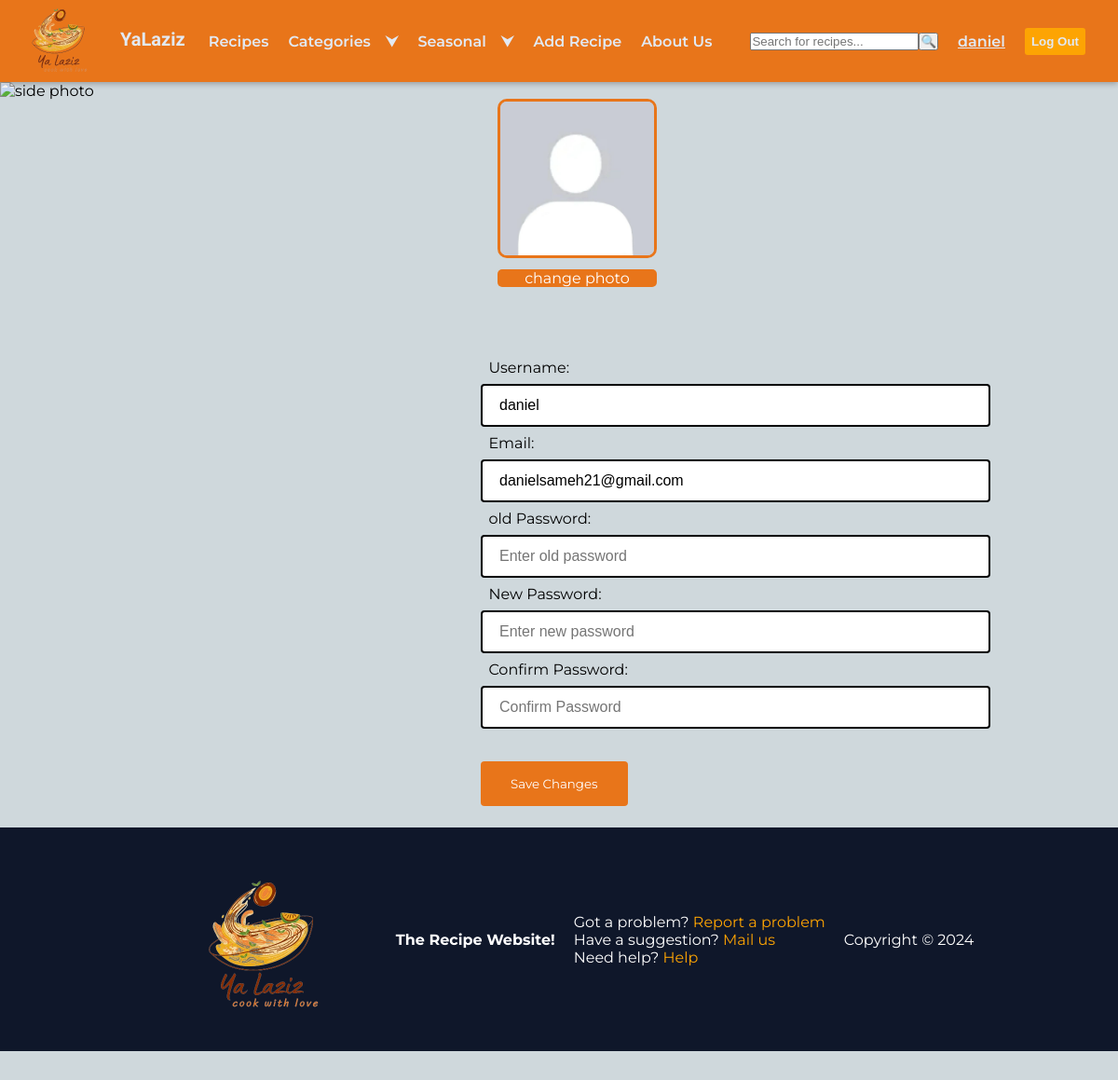
/edit_account/ (signed in), run on the app's committed database.
### yaLazizApp/models.py (models this page shows)
class User(AbstractUser):
    isAdmin = models.BooleanField(default=False)
    userphoto=models.ImageField(upload_to='Photos/', default='Photos/acc pic.png')
    last_login = models.DateTimeField(null=True, blank=True)

### yaLazizApp/views.py (the view, shortened to what this page needs)
# urls.py: path('edit_account/',views.editedAcc,name="editAcc"),
@login_required
@csrf_exempt  # Use this only if you have a specific reason to disable CSRF protection
def editedAcc(request):
    template = loader.get_template('edit acc.html')
    context = {
        'isAdmin': request.user.is_authenticated and request.user.isAdmin,
        'isSigned': request.user.is_authenticated,
        'user' : request.user
    }
    return HttpResponse(template.render(context, request))

### yaLazizApp/templates/edit acc.html (shortened to what this page needs)
<!DOCTYPE html>
{% extends "index.html"%}
{% load static%}
{%block additionalLinks%}
    <link rel="stylesheet" href="{%static 'css/edit acc.css'%}">
{%endblock%}
{%block main%}
    <div class="page editAccPage">
        <main>
            <div class="photo">
            </div>
            <div class="form">
                <form  method="post" id="editAcc" enctype="multipart/form-data">
                    <div class="editPhoto ">
                        <div class="photo1">
                            <img class="ph1" src="{{user.userphoto.url}}" alt="Account Photo" id="ph1"></image>
                        </div>
                        <div class="choosephoto">
                            <label id="lab" for="myfile">change photo</label>
                        </div>
                    </div>
                    <label for="name">Username:</label>
                    <div id="name" class="editName">
                        <input id="inName" type="text"  name="Name" placeholder="Enter full name" value={{user.username}} required>
                    </div>
                    <label for="mail">Email:</label>
                    <div id="emil" class="editMail">
                        <input id="inEmil" type="Email" name="Email" value={{user.email}} required placeholder="Enter email">
                    </div>
                    <label for="oldPass">old Password:</label>
                    <div id="oldPass" class="oldPass">
                        <input id="inOldPass" type="password"  name="old_pass" placeholder="Enter old password" required>
                    </div>
                    <label for="edpass">New Password:</label>
                    <div id="edpass" class="editPass">
                        <input id="inEdPass" type="password" name="edited_pass" placeholder="Enter new password" >
                    </div>
                    <label for="conFpass">Confirm Password:</label>
                    <div id="confPass" class="confirmEditedPass">
                        <input id="inConfPass" type="password"  name="confirm_pass" placeholder="Confirm Password" >
                    </div>
                    <div id="sub" class="submitChanges">
                        <input class="save" id="save" type="submit" value="Save Changes">
                    </div>
                </form>
            </div>
        </main>
    </div>
{%endblock main%}

### yaLazizApp/templates/index.html (shortened to what this page needs)
{% load static %}
<!DOCTYPE html>
<html lang="en">
<head>
    <link rel="stylesheet" href="{%static 'css/index.css'%}">
    <link rel="stylesheet" href="{% static 'css/main.css' %}">
    {% block additionalLinks%}{%endblock%}
</head>
<body>
    <div class="page mainPage">
        <nav>
            <div class="nav container">
                <div class="navBegin">
                    <div class="icon"><a href="/" id="indexHref"><img src="{% static 'Photos/yaLaziz.png' %}"
                                alt="Recipe" height="150px" title="Recipe" class="logo">YaLaziz</a></div>
                </div>
                <div class="links" id="links">
                    <ul class="mainNav">
                        <li class="recipes">
                            <a href="/recipes" class="navLink">Recipes</a>
                        </li>
                        <li class="categories">
                            <div class="navLink">Categories <div class="arrow">&#11167;</div>
                            </div>
                        </li>
                        <li class="seasonal">
                            <div class="navLink">Seasonal <div class="arrow">&#11167;</div>
                            </div>
                        </li>
                        <li class="addRecipe"><a href="/add_recipe" class="navLink" id="addRecipeHref">Add Recipe</a>
                        </li>
                        <li class="about"><a href="/about" class="navLink">About Us</a></li>
                        <li id="searchItem">
                            <form method="get" action="{% url 'search' %}" id="searchForm">
                                <input type="text" name="q" placeholder="Search for recipes..." value="{{ request.GET.q|default:'' }}">
                                <button type="submit">&#128269;</button>
                            </form>
                        </li>
                        {% if user.is_authenticated %}
                        <li class="account"><a href="/myaccount" class="navLink">{{user.username}}</a></li>
                        {% else %}
                        <li class="account"><a class="navLink">Account</a></li>
                        {% endif %}
                        <li class="logout"><button><a  class="navLink">Log Out</a></button></li>
                    </ul>
                </div>
            </div>
        </nav>
        <main>
            {% block main %}{% endblock %}
        </main>
        <footer>
            <a href="/"><img src="{% static 'Photos/yaLaziz.png' %}" alt="Recipe" height="250px" title="Recipe"
                    class="logo"></a>
            <h4>The Recipe Website!</h4>
            <div>
                <div>
                    <label for="prob"> Got a problem?</label>
                    <a id="prob" href="/help/report">Report a problem</a>
                </div>
                <div>
                    <label for="suggest"> Have a suggestion?</label>
                    <a id="suggest" href="mailto:danielsameh21@mail.com">Mail us</a>
                </div>
                <div>
                    <label for="help"> Need help?</label>
                    <a id="help" href="/help">Help</a>
                </div>
            </div>
            <div class="copyright">Copyright &#169; 2024</div>
        </footer>
    </div>
</body>
</html>

### yaLazizApp/static/css/index.css (style rules this page uses)
:root { --backgroundColor: hsl(217, 43%, 92%); --mainColor: #E8751A; --secColor: #FDA403; --textColor: var(--grey-900); --max-width: 1120px; --fixed-width: 600px; --grey-900: #0f172a; --navColor:#231336; }
* { -webkit-box-sizing: border-box; -moz-box-sizing: border-box; box-sizing: border-box; margin: 0px; padding: 0px; }
body { background-color: var(--clr-gray200); font-family: "Roboto Mono", monospace, "Chivo", sans-serif; font-family: "Montserrat", sans-serif; font-size: 1rem; }
ul { list-style: none; }
a { text-decoration: none; }
.container { margin-inline: 1.5rem; }
.nav { height: 5rem; }
nav { position: sticky; top: 0; left: 0; width: 100%; background-color: var(--mainColor); box-shadow: 0 2px 6px hsla(23, 32%, 8%, 0.3); z-index: 100; }
.navShow, .navClose, .icon a { color: var(--backgroundColor); }
.navBegin { height: 100%; display: flex; justify-content: space-between; align-items: center; }
.icon a { display: inline-flex; align-items: center; column-gap: 0.25rem; font-weight: 600; font-size: 1.25rem; font-family: "Alkatra", system-ui; }
.icon img { height: 130px; padding-bottom: 5px; }
.mainNav .login button, .mainNav .sign_up button, .logout button { background-color: var(--secColor); border-radius: 3px; border: 2px solid transparent; box-sizing: border-box; padding: 5px; transition: 0.3s; cursor: pointer; }
.mainNav .login button a, .mainNav .sign_up button a, .logout button a { background-color: var(--secColor); transition: 0.3s; }
.navLink { color: var(--backgroundColor); background-color: var(--mainColor); font-weight: 600; padding: 1.25rem 1.5rem; display: flex; justify-content: space-between; align-items: center; transition: background-color 0.3s; }
.categories, .seasonal { cursor: pointer; }
.arrow { transition: transform 0.4s; }
#searchForm { display: flex; justify-content: center; }
#searchItem { padding-left: 20px; margin-top: 1rem; margin-bottom: 1rem; }
#searchItem, .login, .sign_up { display: flex; align-items: center; }
footer { height: 15rem; background-color: #0f172a; color: white; display: flex; align-items: center; justify-content: center; column-gap: 1.25rem; }
footer a { margin-bottom: 0; color: var(--secColor); }
footer div { margin-bottom: 0; }
@media screen and (min-width:1118px) { .container { margin-inline: auto; } }
@media screen and (min-width:1118px) { .nav { height: 5.5rem; display: flex; justify-content: space-between; } }
@media screen and (min-width:1118px) { .mainNav { height: 100%; display: flex; justify-content: space-evenly; column-gap: 1rem; margin: 0 20px; } }
@media screen and (min-width:1118px) { .navLink { height: 100%; padding: 0; justify-content: initial; column-gap: 1rem; } }
@media screen and (min-width:1118px) { .categories,.seasonal { position: relative; } }
@media screen and (min-width:1118px) { .container { padding-right: 10px; } }
@media screen and (min-width:1118px) { .links { width: 100%; } }
.logout { display: none; }
.addRecipe { display: none; }

### yaLazizApp/static/css/main.css (style rules this page uses)
:root { --backgroundColor: hsl(217, 43%, 92%); --mainColor: #E8751A; --secColor: #FDA403; --textColor: var(--grey-900); --max-width: 1120px; --fixed-width: 600px; --grey-900: #0f172a; --navColor:#231336; --clr-primary: #d50000; --clr-primary-hover: #29e6a7; --clr-primary-dark: #039d69; --clr-gray100: #f0f7f8; --clr-gray200: #cfd8dc; --clr-gray300: #a7b7be; --clr-gray400: #6b7e86; --clr-gray500: #425a65; }
button,a { list-style: none; text-decoration: none; cursor: pointer; }

### data on the page
User: username "daniel", userphoto (picture), Name "daniel", Email "danielsameh21@gmail.com"
